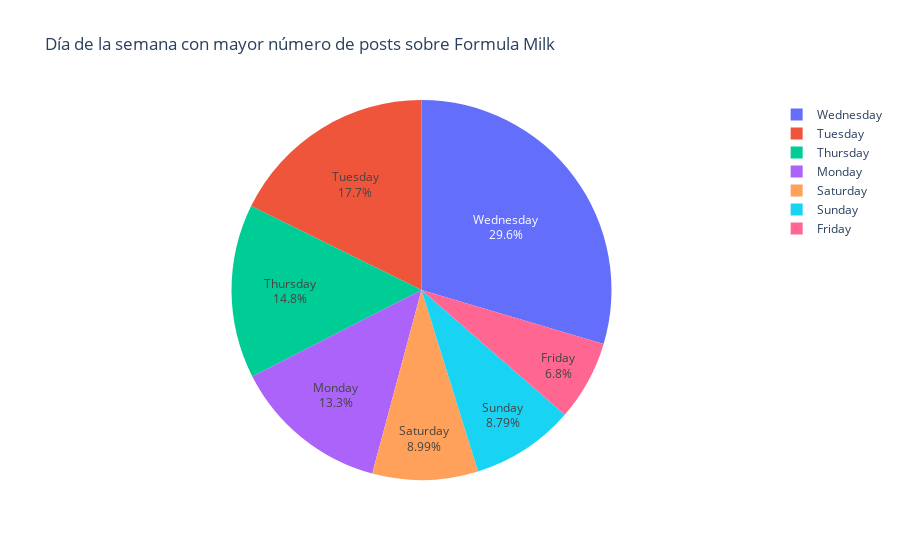

Write notebook code for a chart like this one.
### Code cell
pie = dataset.groupby(['day']).size().reset_index(name = 'size')
pie.sort_values(by='size', ascending=False ,inplace=True)
figura = plotly.pie(pie, values='size', names='day',
             title='Día de la semana con mayor número de posts sobre Formula Milk',
             hover_data=['size'])
figura.update_traces(textposition='inside', textinfo='percent+label')
figura.show()

### Figure 1 — Plotly figure (JSON) as saved in the notebook; plotly's stock layout.template omitted (floating-point values rounded to 4 significant figures)
{"data": [{"customdata": [[12195], [7296], [6102], [5484], [3703], [3621], [2804]], "domain": {"x": [0, 1], "y": [0, 1]}, "hovertemplate": "day=%{label}<br>size=%{customdata[0]}<extra></extra>", "labels": ["Wednesday", "Tuesday", "Thursday", "Monday", "Saturday", "Sunday", "Friday"], "legendgroup": "", "name": "", "showlegend": true, "textinfo": "percent+label", "textposition": "inside", "type": "pie", "values": [12195, 7296, 6102, 5484, 3703, 3621, 2804]}], "layout": {"autosize": true, "legend": {"tracegroupgap": 0}, "title": {"text": "Día de la semana con mayor número de posts sobre Formula Milk"}}}
